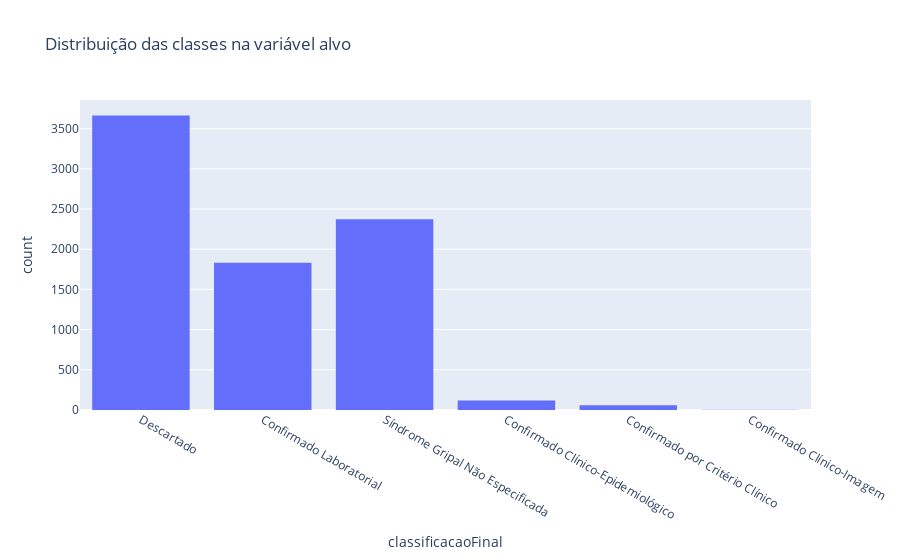

Notebook cell for this chart:
### Markdown cell above
# Solucionando a falta de balanceamento no target "classificacaoFinal"

### Code cell
fig = px.histogram(resultado_df, x='classificacaoFinal', title='Distribuição das classes na variável alvo')
fig.show()

### Figure 1 — Plotly figure (JSON) as saved in the notebook; plotly's stock layout.template omitted (floating-point values rounded to 4 significant figures; data arrays with more than 128 entries replaced by an {"elided": "..."} marker saying what was removed)
{"data": [{"alignmentgroup": "True", "bingroup": "x", "hovertemplate": "classificacaoFinal=%{x}<br>count=%{y}<extra></extra>", "legendgroup": "", "marker": {"color": "#636efa", "pattern": {"shape": ""}}, "name": "", "offsetgroup": "", "orientation": "v", "showlegend": false, "type": "histogram", "x": {"elided": "8046 str values"}, "xaxis": "x", "yaxis": "y"}], "layout": {"barmode": "relative", "legend": {"tracegroupgap": 0}, "title": {"text": "Distribuição das classes na variável alvo"}, "xaxis": {"anchor": "y", "domain": [0, 1], "title": {"text": "classificacaoFinal"}}, "yaxis": {"anchor": "x", "domain": [0, 1], "title": {"text": "count"}}}}
